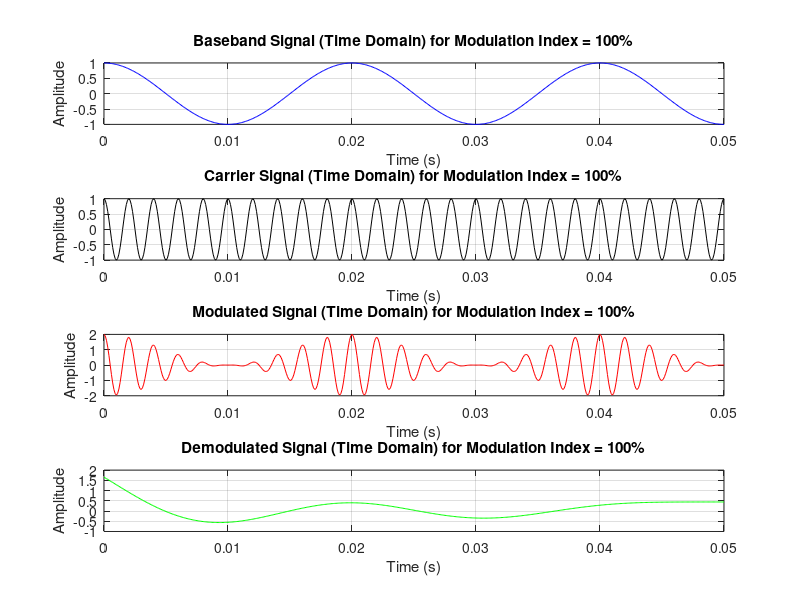
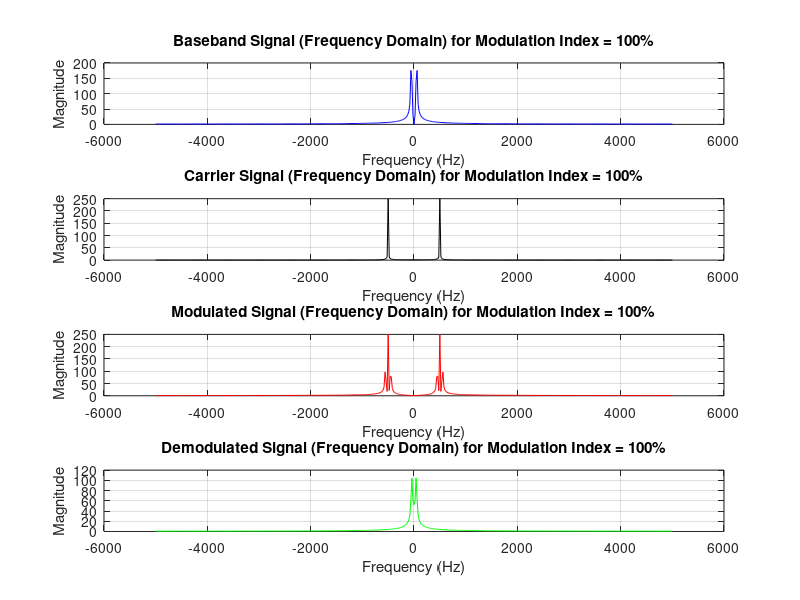

These charts were generated, in order, by the following MATLAB code:
% ECE 09433 - Lab 3
% Task 2: AM Modulation and Demodulation
% Group 3

clc; clear; close all;

% initialize parameters: sampling freq, time, carrier freq, message freq,
% modulation index
fs = 1e4;      
t = 0:1/fs:0.05; 
fc = 500;     
fm = 50;       
mod_index = 1; 

% generate the signals; baseband, carrier, AM modulated form
m_t = cos(2*pi*fm*t); 
carrier = cos(2*pi*fc*t); 
s_t = (1 + mod_index * m_t) .* carrier; 

% Demodulate the signal; use filter, then remove dc offset
demod_signal = abs(s_t); 
[b, a] = butter(5, fm/(fs/2)); 
m_rec = filtfilt(b, a, demod_signal) - mean(demod_signal); 

% frequency representations for all 4 forms, fourier transform the signals
N = length(t);
f = linspace(-fs/2, fs/2, N); 

M_f = abs(fftshift(fft(m_t, N))); % Baseband spectrum
C_f = abs(fftshift(fft(carrier, N))); % Carrier spectrum
S_f = abs(fftshift(fft(s_t, N))); % Modulated spectrum
M_rec_f = abs(fftshift(fft(m_rec, N))); % Demodulated spectrum

% show results

% time domain plots
figure;
subplot(4,1,1);
plot(t, m_t, 'b'); grid on;
title(sprintf('Baseband Signal (Time Domain) for Modulation Index = %.0f%%', mod_index * 100));
xlabel('Time (s)'); ylabel('Amplitude');

subplot(4,1,2);
plot(t, carrier, 'k'); grid on;
title(sprintf('Carrier Signal (Time Domain) for Modulation Index = %.0f%%', mod_index * 100));
xlabel('Time (s)'); ylabel('Amplitude');

subplot(4,1,3);
plot(t, s_t, 'r'); grid on;
title(sprintf('Modulated Signal (Time Domain) for Modulation Index = %.0f%%', mod_index * 100));
xlabel('Time (s)'); ylabel('Amplitude');

subplot(4,1,4);
plot(t, m_rec, 'g'); grid on;
title(sprintf('Demodulated Signal (Time Domain) for Modulation Index = %.0f%%', mod_index * 100));
xlabel('Time (s)'); ylabel('Amplitude');

% frequency plots
figure;
subplot(4,1,1);
plot(f, M_f, 'b'); grid on;
title(sprintf('Baseband Signal (Frequency Domain) for Modulation Index = %.0f%%', mod_index * 100));
xlabel('Frequency (Hz)'); ylabel('Magnitude');

subplot(4,1,2);
plot(f, C_f, 'k'); grid on;
title(sprintf('Carrier Signal (Frequency Domain) for Modulation Index = %.0f%%', mod_index * 100));
xlabel('Frequency (Hz)'); ylabel('Magnitude');

subplot(4,1,3);
plot(f, S_f, 'r'); grid on;
title(sprintf('Modulated Signal (Frequency Domain) for Modulation Index = %.0f%%', mod_index * 100));
xlabel('Frequency (Hz)'); ylabel('Magnitude');

subplot(4,1,4);
plot(f, M_rec_f, 'g'); grid on;
title(sprintf('Demodulated Signal (Frequency Domain) for Modulation Index = %.0f%%', mod_index * 100));
xlabel('Frequency (Hz)'); ylabel('Magnitude');

